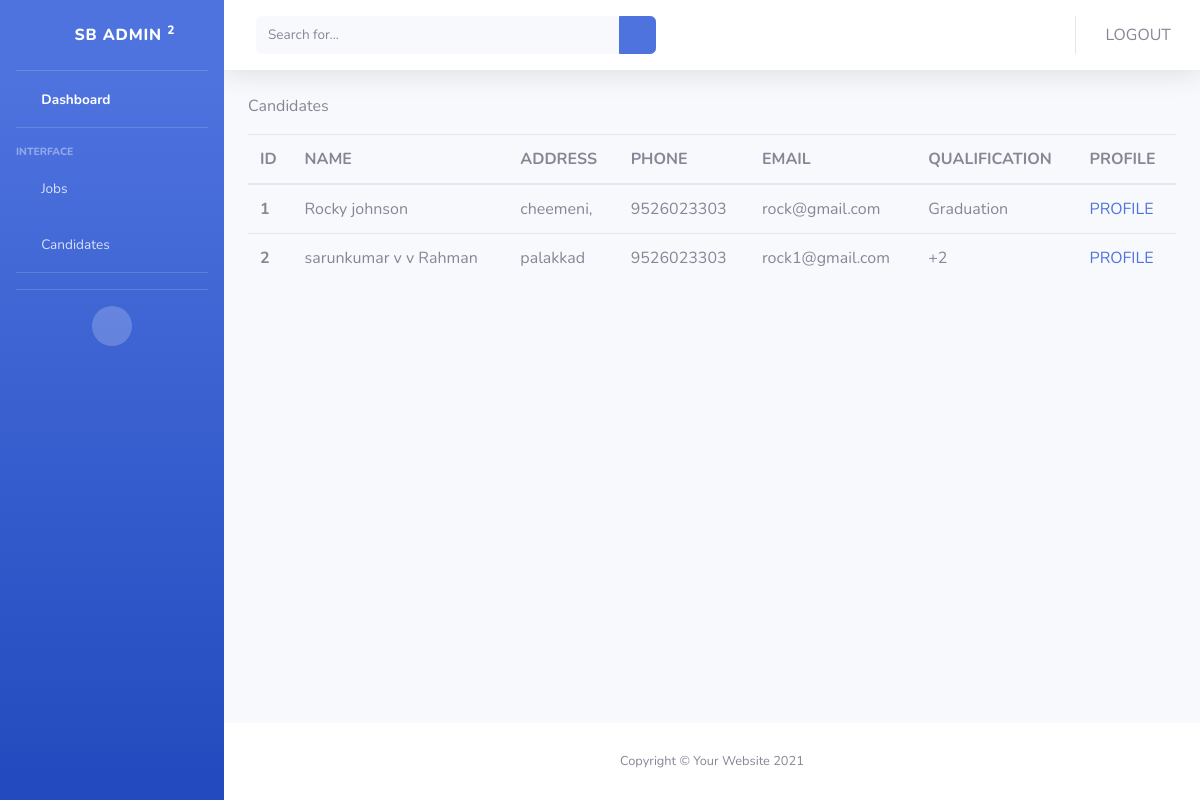
Before: /candidates with the older database file.
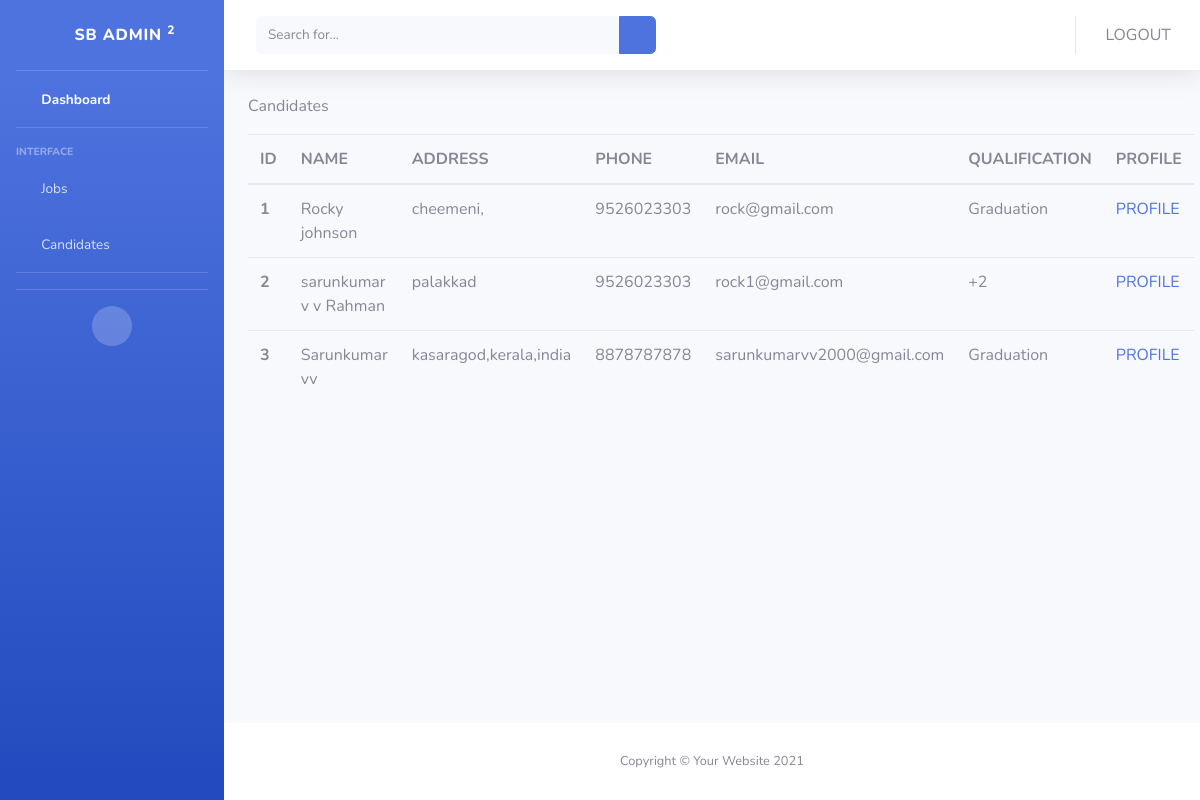
After: the same page with the newer database file.
### app1/models.py (models this page shows)
class Profile(models.Model):
      first_name = models.CharField(max_length=100)
      last_name = models.CharField(max_length=100)
      address = models.CharField(max_length=100)
      phone1 = models.CharField(max_length=100)
      phone2 = models.CharField(max_length=100)
      age = models.IntegerField()
      employed = models.BooleanField()
      skills = models.CharField(max_length=100)
      qualification = models.CharField(max_length=100)
      certifications = models.CharField(max_length=100)
      resume = models.FileField(upload_to='resume', max_length=100)
      about = models.CharField(max_length=100)
      user = models.ForeignKey(User,on_delete=models.CASCADE,null=True)

### app1/views.py (the view)
# urls.py: path("candidates",views.candidates,name='candidates'),
def candidates(request):
      profiles = Profile.objects.all()
      context = {'profiles':profiles}
      return render(request,'admin/candidates.html',context)

### templates/admin/candidates.html
{% extends 'admin/base.html' %}
{% block main %}
<p>Candidates</p>
    <table class="table">
        <thead>
        <tr>
            <th scope="col">ID</th>
            <th scope="col">NAME</th>
            <th scope="col">ADDRESS</th>
            <th scope="col">PHONE</th>
            <th scope="col">EMAIL</th>
            <th scope="col">QUALIFICATION</th>
            <th scope="col">PROFILE</th>
        </tr>
        </thead>
        <tbody>
        {% for profile in profiles %}
        <tr>
            <th scope="row">{{profile.id}}</th>
            <td>{{profile.first_name}} {{profile.last_name}}</td>
            <td>{{profile.address}}</td>
            <td>{{profile.phone1}}</td>
            <td>{{profile.user.username}}</td>
            <td>{{profile.qualification}}</td>
            <td><a href="{% url 'application-profile-admin' profile.user.id %}">PROFILE</a></td>
        </tr>
        {% endfor %}
        </tbody>
    </table>
{% endblock %}

### templates/admin/base.html (shortened to what this page needs)
{% load static %}
<!DOCTYPE html>
<html lang="en">
<head>
    <link href="{% static 'vendor/fontawesome-free/css/all.min.css' %}" rel="stylesheet" type="text/css">
    <link href="{% static 'css/sb-admin-2.min.css' %}" rel="stylesheet">
</head>
<body id="page-top">
    <div id="wrapper">
        <ul class="navbar-nav bg-gradient-primary sidebar sidebar-dark accordion" id="accordionSidebar">
            <a class="sidebar-brand d-flex align-items-center justify-content-center" href="{% url 'admin-home' %}">
                <div class="sidebar-brand-icon rotate-n-15">
                    <i class="fas fa-laugh-wink"></i>
                </div>
                <div class="sidebar-brand-text mx-3">SB Admin <sup>2</sup></div>
            </a>
            <hr class="sidebar-divider my-0">
            <li class="nav-item active">
                <a class="nav-link" href="{% url 'admin-home' %}">
                    <i class="fas fa-fw fa-tachometer-alt"></i>
                    <span>Dashboard</span></a>
            </li>
            <hr class="sidebar-divider">
            <div class="sidebar-heading">
                Interface
            </div>
            <li class="nav-item">
                <a class="nav-link collapsed" href="#" data-toggle="collapse" data-target="#collapseTwo"
                    aria-expanded="true" aria-controls="collapseTwo">
                    <i class="fas fa-fw fa-cog"></i>
                    <span>Jobs</span>
                </a>
            </li>
            <li class="nav-item">
                <a class="nav-link collapsed" href="#" data-toggle="collapse" data-target="#collapseUtilities"
                    aria-expanded="true" aria-controls="collapseUtilities">
                    <i class="fas fa-fw fa-wrench"></i>
                    <span>Candidates</span>
                </a>
            </li>
            <hr class="sidebar-divider">
            <hr class="sidebar-divider d-none d-md-block">
            <div class="text-center d-none d-md-inline">
                <button class="rounded-circle border-0" id="sidebarToggle"></button>
            </div>
        </ul>
        <div id="content-wrapper" class="d-flex flex-column">
            <div id="content">
                <nav class="navbar navbar-expand navbar-light bg-white topbar mb-4 static-top shadow">
                    <form
                        class="d-none d-sm-inline-block form-inline mr-auto ml-md-3 my-2 my-md-0 mw-100 navbar-search">
                        <div class="input-group">
                            <input type="text" class="form-control bg-light border-0 small" placeholder="Search for..."
                                aria-label="Search" aria-describedby="basic-addon2">
                            <div class="input-group-append">
                                <button class="btn btn-primary" type="button">
                                    <i class="fas fa-search fa-sm"></i>
                                </button>
                            </div>
                        </div>
                    </form>
                    <ul class="navbar-nav ml-auto">
                        <a href="{% url 'logout' %}" class="btn">LOGOUT</a>
                    </ul>
                </nav>
                <div class="container-fluid">
                  {% block main %}
                  {% endblock %}
                </div>
            </div>
            <footer class="sticky-footer bg-white">
                <div class="container my-auto">
                    <div class="copyright text-center my-auto">
                        <span>Copyright &copy; Your Website 2021</span>
                    </div>
                </div>
            </footer>
        </div>
    </div>
</body>
</html>

Changed rows visible on the page:
added Profile: id "3", first_name "Sarunkumar", last_name "vv", address "kasaragod,kerala,india", phone1 "8878787878", user.username "sarunkumarvv2000@gmail.com", qualification "Graduation"
